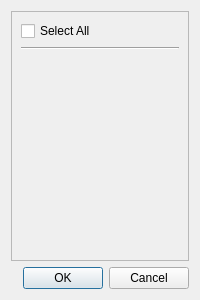
<?xml version="1.0" encoding="UTF-8"?>
<ui version="4.0">
 <class>CheckboxDialog</class>
 <widget class="QDialog" name="CheckboxDialog">
  <property name="geometry">
   <rect>
    <x>0</x>
    <y>0</y>
    <width>200</width>
    <height>300</height>
   </rect>
  </property>
  <property name="minimumSize">
   <size>
    <width>200</width>
    <height>300</height>
   </size>
  </property>
  <property name="maximumSize">
   <size>
    <width>200</width>
    <height>16777215</height>
   </size>
  </property>
  <property name="windowTitle">
   <string>Dialog</string>
  </property>
  <layout class="QVBoxLayout" name="verticalLayout">
   <item>
    <widget class="QScrollArea" name="scrollArea">
     <property name="widgetResizable">
      <bool>true</bool>
     </property>
     <widget class="QWidget" name="scrollAreaWidgetContents">
      <property name="geometry">
       <rect>
        <x>0</x>
        <y>0</y>
        <width>186</width>
        <height>264</height>
       </rect>
      </property>
      <layout class="QVBoxLayout" name="verticalLayout_3">
       <item>
        <widget class="QCheckBox" name="checkBox">
         <property name="text">
          <string>Select All</string>
         </property>
        </widget>
       </item>
       <item>
        <widget class="Line" name="line">
         <property name="orientation">
          <enum>Qt::Orientation::Horizontal</enum>
         </property>
        </widget>
       </item>
       <item>
        <layout class="QVBoxLayout" name="OptionSlots"/>
       </item>
       <item>
        <spacer name="verticalSpacer">
         <property name="orientation">
          <enum>Qt::Orientation::Vertical</enum>
         </property>
         <property name="sizeHint" stdset="0">
          <size>
           <width>20</width>
           <height>40</height>
          </size>
         </property>
        </spacer>
       </item>
      </layout>
     </widget>
    </widget>
   </item>
   <item>
    <widget class="QDialogButtonBox" name="buttonBox">
     <property name="layoutDirection">
      <enum>Qt::LayoutDirection::LeftToRight</enum>
     </property>
     <property name="orientation">
      <enum>Qt::Orientation::Horizontal</enum>
     </property>
     <property name="standardButtons">
      <set>QDialogButtonBox::StandardButton::Cancel|QDialogButtonBox::StandardButton::Ok</set>
     </property>
    </widget>
   </item>
  </layout>
 </widget>
 <resources/>
 <connections>
  <connection>
   <sender>buttonBox</sender>
   <signal>accepted()</signal>
   <receiver>CheckboxDialog</receiver>
   <slot>accept()</slot>
   <hints>
    <hint type="sourcelabel">
     <x>248</x>
     <y>254</y>
    </hint>
    <hint type="destinationlabel">
     <x>157</x>
     <y>274</y>
    </hint>
   </hints>
  </connection>
  <connection>
   <sender>buttonBox</sender>
   <signal>rejected()</signal>
   <receiver>CheckboxDialog</receiver>
   <slot>reject()</slot>
   <hints>
    <hint type="sourcelabel">
     <x>316</x>
     <y>260</y>
    </hint>
    <hint type="destinationlabel">
     <x>286</x>
     <y>274</y>
    </hint>
   </hints>
  </connection>
 </connections>
</ui>
